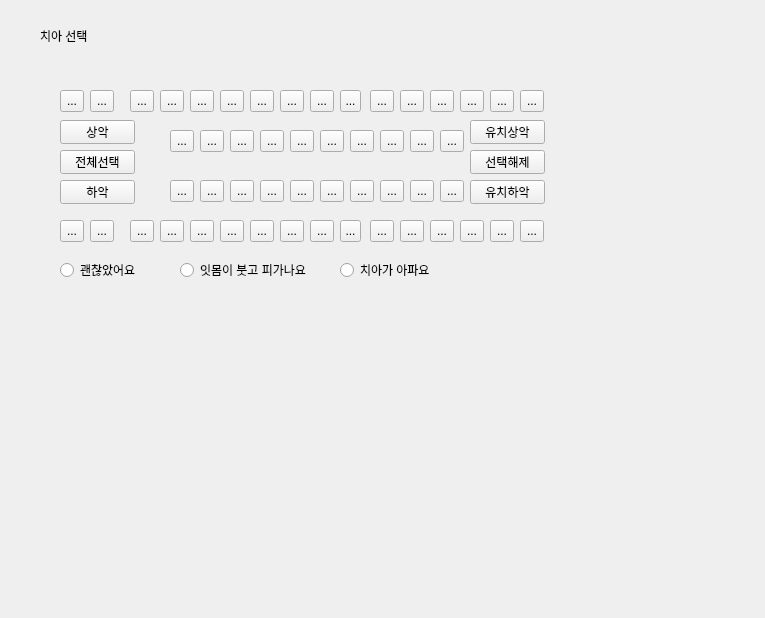
<?xml version="1.0" encoding="UTF-8"?>
<ui version="4.0">
 <class>RegistrationForm</class>
 <widget class="QWidget" name="RegistrationForm">
  <property name="geometry">
   <rect>
    <x>0</x>
    <y>0</y>
    <width>765</width>
    <height>618</height>
   </rect>
  </property>
  <property name="windowTitle">
   <string>Form</string>
  </property>
  <widget class="QLabel" name="label">
   <property name="geometry">
    <rect>
     <x>30</x>
     <y>20</y>
     <width>81</width>
     <height>31</height>
    </rect>
   </property>
   <property name="text">
    <string/>
   </property>
  </widget>
  <widget class="QLabel" name="label_2">
   <property name="geometry">
    <rect>
     <x>40</x>
     <y>20</y>
     <width>61</width>
     <height>31</height>
    </rect>
   </property>
   <property name="text">
    <string>치아 선택</string>
   </property>
  </widget>
  <widget class="QWidget" name="widget" native="true">
   <property name="geometry">
    <rect>
     <x>30</x>
     <y>80</y>
     <width>641</width>
     <height>461</height>
    </rect>
   </property>
   <widget class="QPushButton" name="pushButton">
    <property name="geometry">
     <rect>
      <x>30</x>
      <y>40</y>
      <width>75</width>
      <height>24</height>
     </rect>
    </property>
    <property name="text">
     <string>상악</string>
    </property>
   </widget>
   <widget class="QPushButton" name="pushButton_2">
    <property name="geometry">
     <rect>
      <x>30</x>
      <y>70</y>
      <width>75</width>
      <height>24</height>
     </rect>
    </property>
    <property name="text">
     <string>전체선택</string>
    </property>
   </widget>
   <widget class="QPushButton" name="pushButton_3">
    <property name="geometry">
     <rect>
      <x>30</x>
      <y>100</y>
      <width>75</width>
      <height>24</height>
     </rect>
    </property>
    <property name="text">
     <string>하악</string>
    </property>
   </widget>
   <widget class="QPushButton" name="pushButton_4">
    <property name="geometry">
     <rect>
      <x>440</x>
      <y>40</y>
      <width>75</width>
      <height>24</height>
     </rect>
    </property>
    <property name="text">
     <string>유치상악</string>
    </property>
   </widget>
   <widget class="QPushButton" name="pushButton_5">
    <property name="geometry">
     <rect>
      <x>440</x>
      <y>70</y>
      <width>75</width>
      <height>24</height>
     </rect>
    </property>
    <property name="text">
     <string>선택해제</string>
    </property>
   </widget>
   <widget class="QPushButton" name="pushButton_6">
    <property name="geometry">
     <rect>
      <x>440</x>
      <y>100</y>
      <width>75</width>
      <height>24</height>
     </rect>
    </property>
    <property name="text">
     <string>유치하악</string>
    </property>
   </widget>
   <widget class="QToolButton" name="toolButton">
    <property name="geometry">
     <rect>
      <x>30</x>
      <y>10</y>
      <width>24</width>
      <height>22</height>
     </rect>
    </property>
    <property name="text">
     <string>...</string>
    </property>
   </widget>
   <widget class="QToolButton" name="toolButton_2">
    <property name="geometry">
     <rect>
      <x>60</x>
      <y>10</y>
      <width>24</width>
      <height>22</height>
     </rect>
    </property>
    <property name="text">
     <string>...</string>
    </property>
   </widget>
   <widget class="QToolButton" name="toolButton_3">
    <property name="geometry">
     <rect>
      <x>100</x>
      <y>10</y>
      <width>24</width>
      <height>22</height>
     </rect>
    </property>
    <property name="text">
     <string>...</string>
    </property>
   </widget>
   <widget class="QToolButton" name="toolButton_4">
    <property name="geometry">
     <rect>
      <x>130</x>
      <y>10</y>
      <width>24</width>
      <height>22</height>
     </rect>
    </property>
    <property name="text">
     <string>...</string>
    </property>
   </widget>
   <widget class="QToolButton" name="toolButton_5">
    <property name="geometry">
     <rect>
      <x>160</x>
      <y>10</y>
      <width>24</width>
      <height>22</height>
     </rect>
    </property>
    <property name="text">
     <string>...</string>
    </property>
   </widget>
   <widget class="QToolButton" name="toolButton_6">
    <property name="geometry">
     <rect>
      <x>190</x>
      <y>10</y>
      <width>24</width>
      <height>22</height>
     </rect>
    </property>
    <property name="text">
     <string>...</string>
    </property>
   </widget>
   <widget class="QToolButton" name="toolButton_7">
    <property name="geometry">
     <rect>
      <x>220</x>
      <y>10</y>
      <width>24</width>
      <height>22</height>
     </rect>
    </property>
    <property name="text">
     <string>...</string>
    </property>
   </widget>
   <widget class="QToolButton" name="toolButton_8">
    <property name="geometry">
     <rect>
      <x>250</x>
      <y>10</y>
      <width>24</width>
      <height>22</height>
     </rect>
    </property>
    <property name="text">
     <string>...</string>
    </property>
   </widget>
   <widget class="QToolButton" name="toolButton_9">
    <property name="geometry">
     <rect>
      <x>280</x>
      <y>10</y>
      <width>24</width>
      <height>22</height>
     </rect>
    </property>
    <property name="text">
     <string>...</string>
    </property>
   </widget>
   <widget class="QToolButton" name="toolButton_10">
    <property name="geometry">
     <rect>
      <x>310</x>
      <y>10</y>
      <width>21</width>
      <height>22</height>
     </rect>
    </property>
    <property name="text">
     <string>...</string>
    </property>
   </widget>
   <widget class="QToolButton" name="toolButton_11">
    <property name="geometry">
     <rect>
      <x>340</x>
      <y>10</y>
      <width>24</width>
      <height>22</height>
     </rect>
    </property>
    <property name="text">
     <string>...</string>
    </property>
   </widget>
   <widget class="QToolButton" name="toolButton_12">
    <property name="geometry">
     <rect>
      <x>370</x>
      <y>10</y>
      <width>24</width>
      <height>22</height>
     </rect>
    </property>
    <property name="text">
     <string>...</string>
    </property>
   </widget>
   <widget class="QToolButton" name="toolButton_13">
    <property name="geometry">
     <rect>
      <x>400</x>
      <y>10</y>
      <width>24</width>
      <height>22</height>
     </rect>
    </property>
    <property name="text">
     <string>...</string>
    </property>
   </widget>
   <widget class="QToolButton" name="toolButton_14">
    <property name="geometry">
     <rect>
      <x>430</x>
      <y>10</y>
      <width>24</width>
      <height>22</height>
     </rect>
    </property>
    <property name="text">
     <string>...</string>
    </property>
   </widget>
   <widget class="QToolButton" name="toolButton_15">
    <property name="geometry">
     <rect>
      <x>460</x>
      <y>10</y>
      <width>24</width>
      <height>22</height>
     </rect>
    </property>
    <property name="text">
     <string>...</string>
    </property>
   </widget>
   <widget class="QToolButton" name="toolButton_16">
    <property name="geometry">
     <rect>
      <x>490</x>
      <y>10</y>
      <width>24</width>
      <height>22</height>
     </rect>
    </property>
    <property name="text">
     <string>...</string>
    </property>
   </widget>
   <widget class="QToolButton" name="toolButton_17">
    <property name="geometry">
     <rect>
      <x>130</x>
      <y>140</y>
      <width>24</width>
      <height>22</height>
     </rect>
    </property>
    <property name="text">
     <string>...</string>
    </property>
   </widget>
   <widget class="QToolButton" name="toolButton_18">
    <property name="geometry">
     <rect>
      <x>190</x>
      <y>140</y>
      <width>24</width>
      <height>22</height>
     </rect>
    </property>
    <property name="text">
     <string>...</string>
    </property>
   </widget>
   <widget class="QToolButton" name="toolButton_19">
    <property name="geometry">
     <rect>
      <x>60</x>
      <y>140</y>
      <width>24</width>
      <height>22</height>
     </rect>
    </property>
    <property name="text">
     <string>...</string>
    </property>
   </widget>
   <widget class="QToolButton" name="toolButton_20">
    <property name="geometry">
     <rect>
      <x>460</x>
      <y>140</y>
      <width>24</width>
      <height>22</height>
     </rect>
    </property>
    <property name="text">
     <string>...</string>
    </property>
   </widget>
   <widget class="QToolButton" name="toolButton_21">
    <property name="geometry">
     <rect>
      <x>30</x>
      <y>140</y>
      <width>24</width>
      <height>22</height>
     </rect>
    </property>
    <property name="text">
     <string>...</string>
    </property>
   </widget>
   <widget class="QToolButton" name="toolButton_22">
    <property name="geometry">
     <rect>
      <x>340</x>
      <y>140</y>
      <width>24</width>
      <height>22</height>
     </rect>
    </property>
    <property name="text">
     <string>...</string>
    </property>
   </widget>
   <widget class="QToolButton" name="toolButton_23">
    <property name="geometry">
     <rect>
      <x>250</x>
      <y>140</y>
      <width>24</width>
      <height>22</height>
     </rect>
    </property>
    <property name="text">
     <string>...</string>
    </property>
   </widget>
   <widget class="QToolButton" name="toolButton_24">
    <property name="geometry">
     <rect>
      <x>400</x>
      <y>140</y>
      <width>24</width>
      <height>22</height>
     </rect>
    </property>
    <property name="text">
     <string>...</string>
    </property>
   </widget>
   <widget class="QToolButton" name="toolButton_25">
    <property name="geometry">
     <rect>
      <x>430</x>
      <y>140</y>
      <width>24</width>
      <height>22</height>
     </rect>
    </property>
    <property name="text">
     <string>...</string>
    </property>
   </widget>
   <widget class="QToolButton" name="toolButton_26">
    <property name="geometry">
     <rect>
      <x>160</x>
      <y>140</y>
      <width>24</width>
      <height>22</height>
     </rect>
    </property>
    <property name="text">
     <string>...</string>
    </property>
   </widget>
   <widget class="QToolButton" name="toolButton_27">
    <property name="geometry">
     <rect>
      <x>220</x>
      <y>140</y>
      <width>24</width>
      <height>22</height>
     </rect>
    </property>
    <property name="text">
     <string>...</string>
    </property>
   </widget>
   <widget class="QToolButton" name="toolButton_28">
    <property name="geometry">
     <rect>
      <x>490</x>
      <y>140</y>
      <width>24</width>
      <height>22</height>
     </rect>
    </property>
    <property name="text">
     <string>...</string>
    </property>
   </widget>
   <widget class="QToolButton" name="toolButton_29">
    <property name="geometry">
     <rect>
      <x>370</x>
      <y>140</y>
      <width>24</width>
      <height>22</height>
     </rect>
    </property>
    <property name="text">
     <string>...</string>
    </property>
   </widget>
   <widget class="QToolButton" name="toolButton_30">
    <property name="geometry">
     <rect>
      <x>100</x>
      <y>140</y>
      <width>24</width>
      <height>22</height>
     </rect>
    </property>
    <property name="text">
     <string>...</string>
    </property>
   </widget>
   <widget class="QToolButton" name="toolButton_31">
    <property name="geometry">
     <rect>
      <x>280</x>
      <y>140</y>
      <width>24</width>
      <height>22</height>
     </rect>
    </property>
    <property name="text">
     <string>...</string>
    </property>
   </widget>
   <widget class="QToolButton" name="toolButton_32">
    <property name="geometry">
     <rect>
      <x>310</x>
      <y>140</y>
      <width>21</width>
      <height>22</height>
     </rect>
    </property>
    <property name="text">
     <string>...</string>
    </property>
   </widget>
   <widget class="QToolButton" name="toolButton_33">
    <property name="geometry">
     <rect>
      <x>140</x>
      <y>50</y>
      <width>24</width>
      <height>22</height>
     </rect>
    </property>
    <property name="text">
     <string>...</string>
    </property>
   </widget>
   <widget class="QToolButton" name="toolButton_34">
    <property name="geometry">
     <rect>
      <x>170</x>
      <y>50</y>
      <width>24</width>
      <height>22</height>
     </rect>
    </property>
    <property name="text">
     <string>...</string>
    </property>
   </widget>
   <widget class="QToolButton" name="toolButton_35">
    <property name="geometry">
     <rect>
      <x>200</x>
      <y>50</y>
      <width>24</width>
      <height>22</height>
     </rect>
    </property>
    <property name="text">
     <string>...</string>
    </property>
   </widget>
   <widget class="QToolButton" name="toolButton_36">
    <property name="geometry">
     <rect>
      <x>230</x>
      <y>50</y>
      <width>24</width>
      <height>22</height>
     </rect>
    </property>
    <property name="text">
     <string>...</string>
    </property>
   </widget>
   <widget class="QToolButton" name="toolButton_37">
    <property name="geometry">
     <rect>
      <x>260</x>
      <y>50</y>
      <width>24</width>
      <height>22</height>
     </rect>
    </property>
    <property name="text">
     <string>...</string>
    </property>
   </widget>
   <widget class="QToolButton" name="toolButton_38">
    <property name="geometry">
     <rect>
      <x>290</x>
      <y>50</y>
      <width>24</width>
      <height>22</height>
     </rect>
    </property>
    <property name="text">
     <string>...</string>
    </property>
   </widget>
   <widget class="QToolButton" name="toolButton_39">
    <property name="geometry">
     <rect>
      <x>320</x>
      <y>50</y>
      <width>24</width>
      <height>22</height>
     </rect>
    </property>
    <property name="text">
     <string>...</string>
    </property>
   </widget>
   <widget class="QToolButton" name="toolButton_40">
    <property name="geometry">
     <rect>
      <x>350</x>
      <y>50</y>
      <width>24</width>
      <height>22</height>
     </rect>
    </property>
    <property name="text">
     <string>...</string>
    </property>
   </widget>
   <widget class="QToolButton" name="toolButton_41">
    <property name="geometry">
     <rect>
      <x>380</x>
      <y>50</y>
      <width>24</width>
      <height>22</height>
     </rect>
    </property>
    <property name="text">
     <string>...</string>
    </property>
   </widget>
   <widget class="QToolButton" name="toolButton_42">
    <property name="geometry">
     <rect>
      <x>410</x>
      <y>50</y>
      <width>24</width>
      <height>22</height>
     </rect>
    </property>
    <property name="text">
     <string>...</string>
    </property>
   </widget>
   <widget class="QToolButton" name="toolButton_43">
    <property name="geometry">
     <rect>
      <x>320</x>
      <y>100</y>
      <width>24</width>
      <height>22</height>
     </rect>
    </property>
    <property name="text">
     <string>...</string>
    </property>
   </widget>
   <widget class="QToolButton" name="toolButton_44">
    <property name="geometry">
     <rect>
      <x>170</x>
      <y>100</y>
      <width>24</width>
      <height>22</height>
     </rect>
    </property>
    <property name="text">
     <string>...</string>
    </property>
   </widget>
   <widget class="QToolButton" name="toolButton_45">
    <property name="geometry">
     <rect>
      <x>260</x>
      <y>100</y>
      <width>24</width>
      <height>22</height>
     </rect>
    </property>
    <property name="text">
     <string>...</string>
    </property>
   </widget>
   <widget class="QToolButton" name="toolButton_46">
    <property name="geometry">
     <rect>
      <x>290</x>
      <y>100</y>
      <width>24</width>
      <height>22</height>
     </rect>
    </property>
    <property name="text">
     <string>...</string>
    </property>
   </widget>
   <widget class="QToolButton" name="toolButton_47">
    <property name="geometry">
     <rect>
      <x>140</x>
      <y>100</y>
      <width>24</width>
      <height>22</height>
     </rect>
    </property>
    <property name="text">
     <string>...</string>
    </property>
   </widget>
   <widget class="QToolButton" name="toolButton_48">
    <property name="geometry">
     <rect>
      <x>410</x>
      <y>100</y>
      <width>24</width>
      <height>22</height>
     </rect>
    </property>
    <property name="text">
     <string>...</string>
    </property>
   </widget>
   <widget class="QToolButton" name="toolButton_49">
    <property name="geometry">
     <rect>
      <x>350</x>
      <y>100</y>
      <width>24</width>
      <height>22</height>
     </rect>
    </property>
    <property name="text">
     <string>...</string>
    </property>
   </widget>
   <widget class="QToolButton" name="toolButton_50">
    <property name="geometry">
     <rect>
      <x>380</x>
      <y>100</y>
      <width>24</width>
      <height>22</height>
     </rect>
    </property>
    <property name="text">
     <string>...</string>
    </property>
   </widget>
   <widget class="QToolButton" name="toolButton_51">
    <property name="geometry">
     <rect>
      <x>200</x>
      <y>100</y>
      <width>24</width>
      <height>22</height>
     </rect>
    </property>
    <property name="text">
     <string>...</string>
    </property>
   </widget>
   <widget class="QToolButton" name="toolButton_52">
    <property name="geometry">
     <rect>
      <x>230</x>
      <y>100</y>
      <width>24</width>
      <height>22</height>
     </rect>
    </property>
    <property name="text">
     <string>...</string>
    </property>
   </widget>
   <widget class="QRadioButton" name="radioButton">
    <property name="geometry">
     <rect>
      <x>30</x>
      <y>180</y>
      <width>89</width>
      <height>20</height>
     </rect>
    </property>
    <property name="text">
     <string>괜찮았어요</string>
    </property>
   </widget>
   <widget class="QRadioButton" name="radioButton_2">
    <property name="geometry">
     <rect>
      <x>150</x>
      <y>180</y>
      <width>141</width>
      <height>20</height>
     </rect>
    </property>
    <property name="text">
     <string>잇몸이 붓고 피가나요</string>
    </property>
   </widget>
   <widget class="QRadioButton" name="radioButton_4">
    <property name="geometry">
     <rect>
      <x>310</x>
      <y>180</y>
      <width>111</width>
      <height>20</height>
     </rect>
    </property>
    <property name="text">
     <string>치아가 아파요</string>
    </property>
   </widget>
  </widget>
 </widget>
 <resources/>
 <connections/>
</ui>
